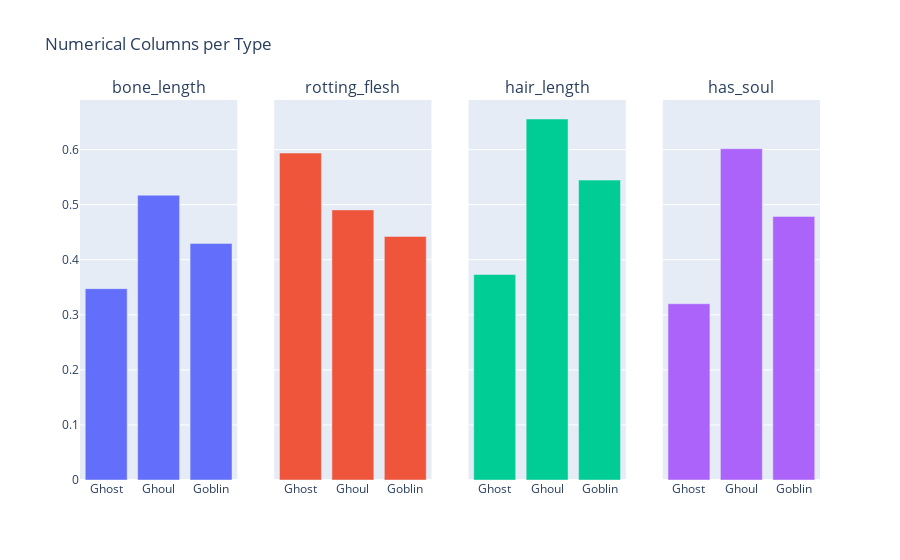

Notebook cell for this chart:
### Code cell
# Assess the mean value for each numerical column and the association with type
fig = make_subplots(rows=1, cols=4, shared_yaxes=True, subplot_titles=(train.loc[:, train.dtypes==float].columns))
num = 1

for i in train.loc[:, train.dtypes==float].columns:
    x = train.groupby('type')[i].mean().index
    y = train.groupby('type')[i].mean().values
    fig.add_trace(go.Bar(x=x, y=y),1, num)
    num += 1
    
fig.update_layout(showlegend=False, title_text="Numerical Columns per Type")

fig.show()

### Figure 1 — Plotly figure (JSON) as saved in the notebook; plotly's stock layout.template omitted (floating-point values rounded to 4 significant figures)
{"data": [{"type": "bar", "x": ["Ghost", "Ghoul", "Goblin"], "xaxis": "x", "y": [0.3475, 0.5172, 0.4297], "yaxis": "y"}, {"type": "bar", "x": ["Ghost", "Ghoul", "Goblin"], "xaxis": "x2", "y": [0.5938, 0.4905, 0.4424], "yaxis": "y2"}, {"type": "bar", "x": ["Ghost", "Ghoul", "Goblin"], "xaxis": "x3", "y": [0.3732, 0.6556, 0.5446], "yaxis": "y3"}, {"type": "bar", "x": ["Ghost", "Ghoul", "Goblin"], "xaxis": "x4", "y": [0.32, 0.6016, 0.4787], "yaxis": "y4"}], "layout": {"annotations": [{"font": {"size": 16}, "showarrow": false, "text": "bone_length", "x": 0.1062, "xanchor": "center", "xref": "paper", "y": 1, "yanchor": "bottom", "yref": "paper"}, {"font": {"size": 16}, "showarrow": false, "text": "rotting_flesh", "x": 0.3688, "xanchor": "center", "xref": "paper", "y": 1, "yanchor": "bottom", "yref": "paper"}, {"font": {"size": 16}, "showarrow": false, "text": "hair_length", "x": 0.6313, "xanchor": "center", "xref": "paper", "y": 1, "yanchor": "bottom", "yref": "paper"}, {"font": {"size": 16}, "showarrow": false, "text": "has_soul", "x": 0.8938, "xanchor": "center", "xref": "paper", "y": 1, "yanchor": "bottom", "yref": "paper"}], "showlegend": false, "title": {"text": "Numerical Columns per Type"}, "xaxis": {"anchor": "y", "domain": [0, 0.2125]}, "xaxis2": {"anchor": "y2", "domain": [0.2625, 0.475]}, "xaxis3": {"anchor": "y3", "domain": [0.525, 0.7375]}, "xaxis4": {"anchor": "y4", "domain": [0.7875, 1]}, "yaxis": {"anchor": "x", "domain": [0, 1]}, "yaxis2": {"anchor": "x2", "domain": [0, 1], "matches": "y", "showticklabels": false}, "yaxis3": {"anchor": "x3", "domain": [0, 1], "matches": "y", "showticklabels": false}, "yaxis4": {"anchor": "x4", "domain": [0, 1], "matches": "y", "showticklabels": false}}}
